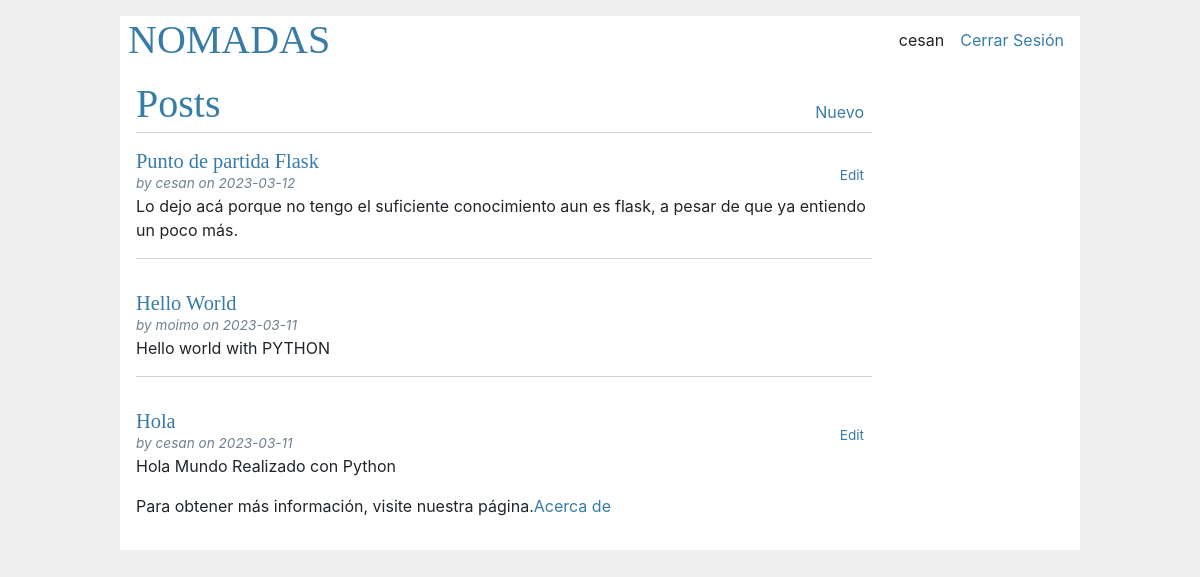
Screenshot of / (signed in) with the database file from the repository.
### tables this page shows
CREATE TABLE user (
  id INTEGER PRIMARY KEY AUTOINCREMENT,
  username TEXT UNIQUE NOT NULL,
  password TEXT NOT NULL
);

CREATE TABLE post (
  id INTEGER PRIMARY KEY AUTOINCREMENT,
  author_id INTEGER NOT NULL,
  created TIMESTAMP NOT NULL DEFAULT CURRENT_TIMESTAMP,
  title TEXT NOT NULL,
  body TEXT NOT NULL,
  FOREIGN KEY (author_id) REFERENCES user (id)
);

### flaskr/blog.py (the view)
@bp.route("/")
def index():
    db = get_db()
    posts = db.execute(
        "SELECT p.id, title, body, created, author_id, username"
        " FROM post p JOIN user u ON p.author_id = u.id"
        " ORDER BY created DESC"
    ).fetchall()
    return render_template("blog/index.html", posts=posts)

### flaskr/auth.py (called while the page is built)
@bp.before_app_request
def load_logged_in_user():
    user_id = session.get("user_id")
    if user_id is None:
        g.user = None
    else:
        g.user = (
            get_db().execute("SELECT * FROM user WHERE id = ?", (user_id,)).fetchone()
        )

### flaskr/db.py (called while the page is built)
def get_db():
    if 'db' not in g:
        g.db = sqlite3.connect(
            current_app.config['DATABASE'],
            detect_types=sqlite3.PARSE_DECLTYPES
        )
        g.db.row_factory = sqlite3.Row
    return g.db

### flaskr/templates/blog/index.html
{% extends 'base.html' %}
{% block header %}
  <h1>{% block title %}Posts{% endblock %}</h1>
  {% if g.user %}
    <a class="action" href="{{ url_for('blog.create') }}">Nuevo</a>
  {% endif %}
{% endblock %}
{% block content %}
  {% for post in posts %}
    <article class="post">
      <header>
        <div>
          <h1>{{ post['title'] }}</h1>
          <div class="about">by {{ post['username'] }} on {{ post['created'].strftime('%Y-%m-%d') }}</div>
        </div>
        {% if g.user['id'] == post['author_id'] %}
          <a class="action" href="{{ url_for('blog.update', id=post['id']) }}">Edit</a>
        {% endif %}
      </header>
      <p class="body">{{ post['body'] }}</p>
    </article>
    {% if not loop.last %}
      <hr>
    {% endif %}
  {% endfor %}
  {%block img%}
  <body>
    <div class="page_main">
      <p>Para obtener más información, visite nuestra página.<a href="">Acerca de</a> </p>
    </div>
  </body>
  {%endblock%}
{% endblock %}

### flaskr/templates/base.html (shortened to what this page needs)
<!doctype html>
<link rel="stylesheet" href="https://cdn.jsdelivr.net/npm/bootstrap@4.3.1/dist/css/bootstrap.min.css">
<link rel="stylesheet" href="{{ url_for('static', filename='style.css') }}">
<nav>
  <h1>NOMADAS</h1>
  <ul>
    {% if g.user %}
      <li><span>{{ g.user['username'] }}</span>
      <li><a href="{{ url_for('auth.logout') }}">Cerrar Sesión</a>
    {% else %}
      <li><a href="{{ url_for('auth.register') }}">Registro</a>
      <li><a href="{{ url_for('auth.login') }}">Acceso</a>
    {% endif %}
  </ul>
</nav>
<section class="content">
  <header>
    {% block header %}{% endblock %}
  </header>
  {% block content %}
  {% endblock %}
</section>

### flaskr/static/style.css (style rules this page uses)
body { max-width: 960px; margin: 0 auto; background: white; }
h1 { font-family: serif; color: #377ba8; margin: 1rem 0; }
a { color: #377ba8; }
hr { border: none; border-top: 1px solid lightgray; }
nav { background: white; display: flex; align-items: center; padding: 0 0.5rem; }
nav h1 { flex: auto; margin: 0; }
nav ul { display: flex; list-style: none; margin: 0; padding: 0; }
nav ul li a, nav ul li span, header .action { display: block; padding: 0.5rem; }
.content { padding: 0 1rem 1rem; width: 80%; height: 90%; background: white; }
.content > header { border-bottom: 1px solid lightgray; display: flex; align-items: flex-end; }
.content > header h1 { flex: auto; margin: 1rem 0 0.25rem 0; }
.post > header { display: flex; align-items: flex-end; font-size: 0.85em; }
.post > header > div:first-of-type { flex: auto; }
.post > header h1 { font-size: 1.5em; margin-bottom: 0; }
.post .about { color: slategray; font-style: italic; }
.post .body { white-space: pre-line; }
.content:last-child { margin-bottom: 0; }

### rows the page displays
user: user.username "cesan"
post: title "Punto de partida Flask", username "cesan", created "2023-03-12", body "Lo dejo acá porque no tengo el suficiente conocimiento aun es flask, a pesar de que ya entiendo un poco más."
post: title "Hello World", username "moimo", created "2023-03-11", body "Hello world with PYTHON"
post: title "Hola", username "cesan", created "2023-03-11", body "Hola Mundo Realizado con Python"
